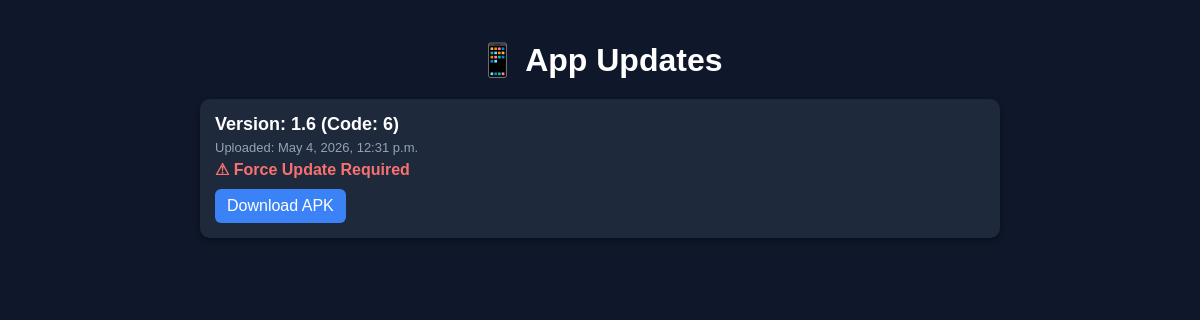
/, run on an earlier commit of the app's database.
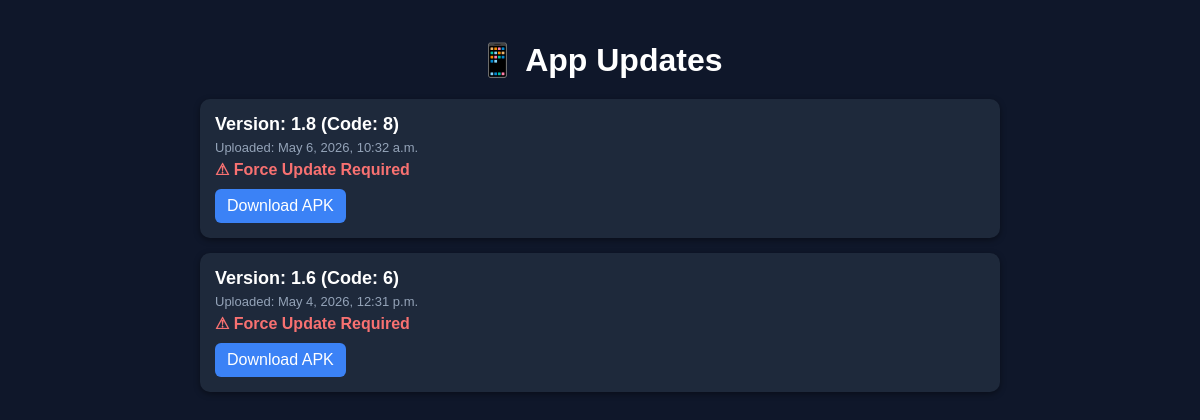
And on a later commit of the database.
### app/models.py (models this page shows, shortened)
class AppUpdate(models.Model):
    version_code = models.IntegerField()
    version_name = models.CharField(max_length=50)
    apk_file = models.FileField(upload_to='apk/')
    force_update = models.BooleanField(default=True)
    uploaded_at = models.DateTimeField(auto_now_add=True)

### app/views.py (the view)
# urls.py: path('', app_update_list, name='app_list'),
def app_update_list(request):
    apps = AppUpdate.objects.all().order_by('-version_code')
    return render(request, 'app_list.html', {'apps': apps})

### app/templates/app_list.html (shortened to what this page needs)
<!DOCTYPE html>
<html>
<head>
</head>
<body>
<div class="container">
    <h1>📱 App Updates</h1>
    {% for app in apps %}
        <div class="card">
            <div class="version">
                Version: {{ app.version_name }} (Code: {{ app.version_code }})
            </div>
            <div class="meta">
                Uploaded: {{ app.uploaded_at }}
            </div>
            {% if app.force_update %}
                <div class="force">⚠ Force Update Required</div>
            {% endif %}
            <a class="btn" href="{{ app.apk_file.url }}" download>
                Download APK
            </a>
        </div>
    {% empty %}
        <p>No updates available.</p>
    {% endfor %}
</div>
</body>
</html>

What changed in the data, as far as the page shows it:
added AppUpdate: version_name "1.8", version_code "8", uploaded_at "May 6, 2026, 10:32 a.m.", force_update "⚠ Force Update Required"
